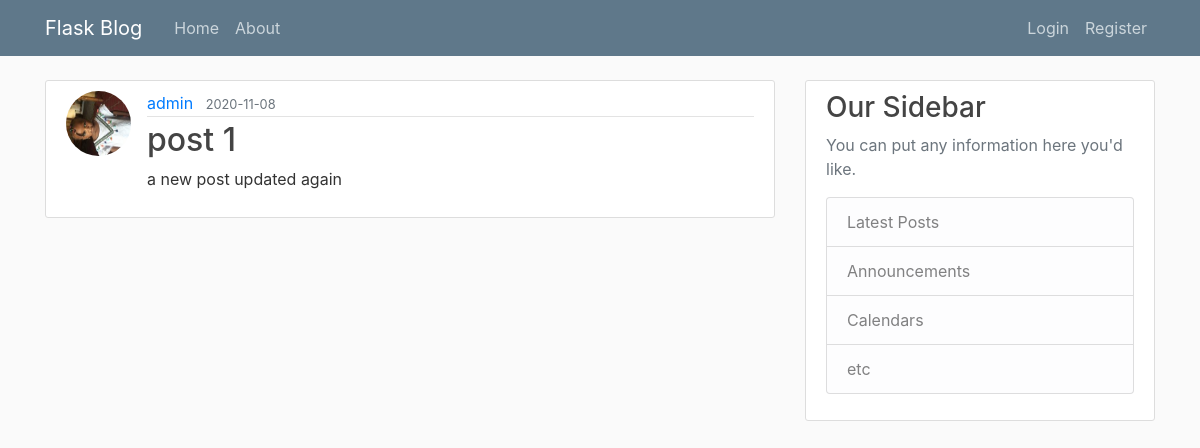
/post/1, run on the app's committed database.
### flaskblog/models.py (models this page shows, shortened)
class User (db.Model, UserMixin):
    id = db.Column(db.Integer, primary_key = True)
    username = db.Column(db.String(20), unique = True, nullable = False)
    email = db.Column(db.String(120), unique = True, nullable = False)
    password = db.Column(db.String(60), nullable = False)
    image = db.Column(db.String(20), nullable = False, default = "default.jpg")
    posts = db.relationship('Post', backref='author', lazy = True)

class Post (db.Model):
    id = db.Column(db.Integer, primary_key = True)
    title = db.Column(db.String(20), nullable = False)
    content = db.Column(db.String(200), nullable = False)
    date_posted = db.Column(db.DateTime, nullable = False, default=datetime.utcnow)
    userid = db.Column (db.Integer, db.ForeignKey('user.id'), nullable= False)

### flaskblog/routes.py (the view)
@app.route('/post/<int:post_id>', methods = ['GET', 'POST'])
def Blogpost(post_id):
    post = Post.query.get_or_404(post_id)
    return render_template('post.html', title = post.title , post=post )

### flaskblog/templates/post.html (shortened to what this page needs)
{% extends "layout.html" %}
{% block contents %}
    <article class="media content-section">
        <img src="{{ url_for('static', filename='profile_pics/'+ post.author.image) }}" alt="User" class="rounded-circle article-img">
        <div class="media-body">
            <div class="article-metadata">
                <a class="mr-2">{{ post.author.username }}</a>
                <small class="text-muted">{{ post.date_posted.strftime('%Y-%m-%d') }}</small>
            </div>
            <h2 class="article-title" >{{ post.title }}</h2>
            <p class="article-content">{{ post.content }}</p>
        </div>
    </article>
{% endblock contents%}

### flaskblog/static/main.css (style rules this page uses)
body { background: #fafafa; color: #333333; margin-top: 5rem; }
h1, h2, h3, h4, h5, h6 { color: #444444; }
.content-section { background: #ffffff; padding: 10px 20px; border: 1px solid #dddddd; border-radius: 3px; margin-bottom: 20px; }
.article-title { color: #444444; }
.article-content { white-space: pre-line; }
.article-img { height: 65px; width: 65px; margin-right: 16px; }
.article-metadata { padding-bottom: 1px; margin-bottom: 4px; border-bottom: 1px solid #e3e3e3 }

### data on the page
User: image (picture), author.username "admin"
Post: date_posted "2020-11-08", title "post 1", content "a new post updated again"
